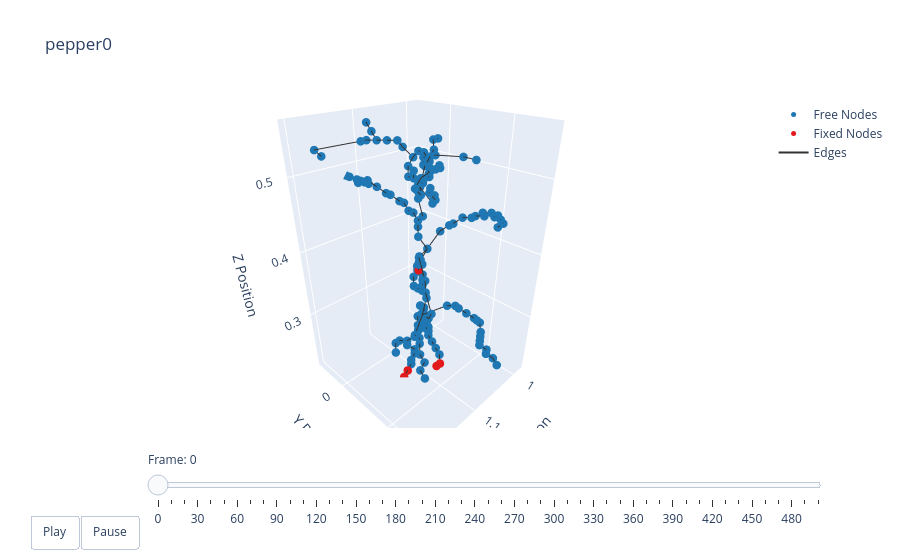

The notebook cell saved with this chart:
### Markdown cell above
### Plotting

### Code cell
t = np.arange(robot.sim_params.total_time, step=robot.sim_params.dt)
options = dismech.AnimationOptions(title=plant_name, plot_step=robot.sim_params.plot_step)

fig = dismech.get_interactive_animation_plotly(robot, t, qs , options)
fig.show()

### Figure 1 — Plotly figure (JSON) as saved in the notebook; plotly's stock layout.template omitted (floating-point values rounded to 4 significant figures; data arrays with more than 128 entries replaced by an {"elided": "..."} marker saying what was removed)
{"data": [{"marker": {"color": "#1f78b4", "size": 5}, "mode": "markers", "name": "Free Nodes", "type": "scatter3d", "x": {"elided": "170 float values"}, "y": {"elided": "170 float values"}, "z": {"elided": "170 float values"}}, {"marker": {"color": "#e31a1c", "size": 5}, "mode": "markers", "name": "Fixed Nodes", "type": "scatter3d", "x": [1.128, 1.12, 1.072, 1.08, 1.121], "y": [0.05033, 0.05033, 0.07433, 0.07433, 0.07433], "z": [0.2049, 0.2129, 0.2129, 0.2129, 0.3969]}, {"line": {"color": "#333333", "width": 2}, "mode": "lines", "name": "Edges", "type": "scatter3d", "x": {"elided": "522 float values"}, "y": {"elided": "522 float values"}, "z": {"elided": "522 float values"}}, {"color": "rgba(166, 206, 227, 0.7)", "i": [], "j": [], "k": [], "name": "Faces", "opacity": 0.7, "showscale": false, "type": "mesh3d", "x": {"elided": "175 float values"}, "y": {"elided": "175 float values"}, "z": {"elided": "175 float values"}}], "layout": {"scene": {"camera": {"eye": {"x": 1.225, "y": 1.225, "z": 1.0}}, "xaxis": {"range": [0.9755, 1.209], "title": {"text": "X Position"}}, "yaxis": {"range": [-0.06186, 0.1624], "title": {"text": "Y Position"}}, "zaxis": {"range": [0.2049, 0.565], "title": {"text": "Z Position"}}}, "sliders": [{"currentvalue": {"prefix": "Frame: "}, "steps": [{"args": [["0"], {"frame": {"duration": 50, "redraw": true}, "mode": "immediate"}], "label": "0", "method": "animate"}, {"args": [["1"], {"frame": {"duration": 50, "redraw": true}, "mode": "immediate"}], "label": "10", "method": "animate"}, {"args": [["2"], {"frame": {"duration": 50, "redraw": true}, "mode": "immediate"}], "label": "20", "method": "animate"}, {"args": [["3"], {"frame": {"duration": 50, "redraw": true}, "mode": "immediate"}], "label": "30", "method": "animate"}, {"args": [["4"], {"frame": {"duration": 50, "redraw": true}, "mode": "immediate"}], "label": "40", "method": "animate"}, {"args": [["5"], {"frame": {"duration": 50, "redraw": true}, "mode": "immediate"}], "label": "50", "method": "animate"}, {"args": [["6"], {"frame": {"duration": 50, "redraw": true}, "mode": "immediate"}], "label": "60", "method": "animate"}, {"args": [["7"], {"frame": {"duration": 50, "redraw": true}, "mode": "immediate"}], "label": "70", "method": "animate"}, {"args": [["8"], {"frame": {"duration": 50, "redraw": true}, "mode": "immediate"}], "label": "80", "method": "animate"}, {"args": [["9"], {"frame": {"duration": 50, "redraw": true}, "mode": "immediate"}], "label": "90", "method": "animate"}, {"args": [["10"], {"frame": {"duration": 50, "redraw": true}, "mode": "immediate"}], "label": "100", "method": "animate"}, {"args": [["11"], {"frame": {"duration": 50, "redraw": true}, "mode": "immediate"}], "label": "110", "method": "animate"}, {"args": [["12"], {"frame": {"duration": 50, "redraw": true}, "mode": "immediate"}], "label": "120", "method": "animate"}, {"args": [["13"], {"frame": {"duration": 50, "redraw": true}, "mode": "immediate"}], "label": "130", "method": "animate"}, {"args": [["14"], {"frame": {"duration": 50, "redraw": true}, "mode": "immediate"}], "label": "140", "method": "animate"}, {"args": [["15"], {"frame": {"duration": 50, "redraw": true}, "mode": "immediate"}], "label": "150", "method": "animate"}, {"args": [["16"], {"frame": {"duration": 50, "redraw": true}, "mode": "immediate"}], "label": "160", "method": "animate"}, {"args": [["17"], {"frame": {"duration": 50, "redraw": true}, "mode": "immediate"}], "label": "170", "method": "animate"}, {"args": [["18"], {"frame": {"duration": 50, "redraw": true}, "mode": "immediate"}], "label": "180", "method": "animate"}, {"args": [["19"], {"frame": {"duration": 50, "redraw": true}, "mode": "immediate"}], "label": "190", "method": "animate"}, {"args": [["20"], {"frame": {"duration": 50, "redraw": true}, "mode": "immediate"}], "label": "200", "method": "animate"}, {"args": [["21"], {"frame": {"duration": 50, "redraw": true}, "mode": "immediate"}], "label": "210", "method": "animate"}, {"args": [["22"], {"frame": {"duration": 50, "redraw": true}, "mode": "immediate"}], "label": "220", "method": "animate"}, {"args": [["23"], {"frame": {"duration": 50, "redraw": true}, "mode": "immediate"}], "label": "230", "method": "animate"}, {"args": [["24"], {"frame": {"duration": 50, "redraw": true}, "mode": "immediate"}], "label": "240", "method": "animate"}, {"args": [["25"], {"frame": {"duration": 50, "redraw": true}, "mode": "immediate"}], "label": "250", "method": "animate"}, {"args": [["26"], {"frame": {"duration": 50, "redraw": true}, "mode": "immediate"}], "label": "260", "method": "animate"}, {"args": [["27"], {"frame": {"duration": 50, "redraw": true}, "mode": "immediate"}], "label": "270", "method": "animate"}, {"args": [["28"], {"frame": {"duration": 50, "redraw": true}, "mode": "immediate"}], "label": "280", "method": "animate"}, {"args": [["29"], {"frame": {"duration": 50, "redraw": true}, "mode": "immediate"}], "label": "290", "method": "animate"}, {"args": [["30"], {"frame": {"duration": 50, "redraw": true}, "mode": "immediate"}], "label": "300", "method": "animate"}, {"args": [["31"], {"frame": {"duration": 50, "redraw": true}, "mode": "immediate"}], "label": "310", "method": "animate"}, {"args": [["32"], {"frame": {"duration": 50, "redraw": true}, "mode": "immediate"}], "label": "320", "method": "animate"}, {"args": [["33"], {"frame": {"duration": 50, "redraw": true}, "mode": "immediate"}], "label": "330", "method": "animate"}, {"args": [["34"], {"frame": {"duration": 50, "redraw": true}, "mode": "immediate"}], "label": "340", "method": "animate"}, {"args": [["35"], {"frame": {"duration": 50, "redraw": true}, "mode": "immediate"}], "label": "350", "method": "animate"}, {"args": [["36"], {"frame": {"duration": 50, "redraw": true}, "mode": "immediate"}], "label": "360", "method": "animate"}, {"args": [["37"], {"frame": {"duration": 50, "redraw": true}, "mode": "immediate"}], "label": "370", "method": "animate"}, {"args": [["38"], {"frame": {"duration": 50, "redraw": true}, "mode": "immediate"}], "label": "380", "method": "animate"}, {"args": [["39"], {"frame": {"duration": 50, "redraw": true}, "mode": "immediate"}], "label": "390", "method": "animate"}, {"args": [["40"], {"frame": {"duration": 50, "redraw": true}, "mode": "immediate"}], "label": "400", "method": "animate"}, {"args": [["41"], {"frame": {"duration": 50, "redraw": true}, "mode": "immediate"}], "label": "410", "method": "animate"}, {"args": [["42"], {"frame": {"duration": 50, "redraw": true}, "mode": "immediate"}], "label": "420", "method": "animate"}, {"args": [["43"], {"frame": {"duration": 50, "redraw": true}, "mode": "immediate"}], "label": "430", "method": "animate"}, {"args": [["44"], {"frame": {"duration": 50, "redraw": true}, "mode": "immediate"}], "label": "440", "method": "animate"}, {"args": [["45"], {"frame": {"duration": 50, "redraw": true}, "mode": "immediate"}], "label": "450", "method": "animate"}, {"args": [["46"], {"frame": {"duration": 50, "redraw": true}, "mode": "immediate"}], "label": "460", "method": "animate"}, {"args": [["47"], {"frame": {"duration": 50, "redraw": true}, "mode": "immediate"}], "label": "470", "method": "animate"}, {"args": [["48"], {"frame": {"duration": 50, "redraw": true}, "mode": "immediate"}], "label": "480", "method": "animate"}, {"args": [["49"], {"frame": {"duration": 50, "redraw": true}, "mode": "immediate"}], "label": "490", "method": "animate"}, {"args": [["50"], {"frame": {"duration": 50, "redraw": true}, "mode": "immediate"}], "label": "499", "method": "animate"}], "transition": {"duration": 0}, "x": 0.1, "y": 0}], "title": {"text": "pepper0"}, "updatemenus": [{"buttons": [{"args": [null, {"frame": {"duration": 50, "redraw": true}, "fromcurrent": true}], "label": "Play", "method": "animate"}, {"args": [[null], {"frame": {"duration": 0, "redraw": true}, "mode": "immediate"}], "label": "Pause", "method": "animate"}], "direction": "left", "pad": {"r": 10, "t": 87}, "showactive": false, "type": "buttons", "x": 0.1, "xanchor": "right", "y": 0, "yanchor": "top"}]}}
